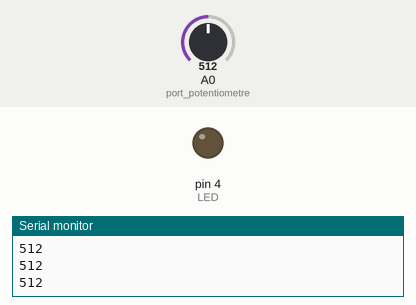
Simulated run of this sketch. Board: Arduino Uno, built with avr-gcc and run on an emulated ATmega328P. On the bench: output pins drawn as LEDs (lit = HIGH), the last lines printed to the serial monitor. The test bench sets the inputs (shaded band); at power-on: A0 (port_potentiometre) = 512.

Above: at 1.2 s.
1.3 s: A0 (port_potentiometre) set to 525
At 2.6 s:
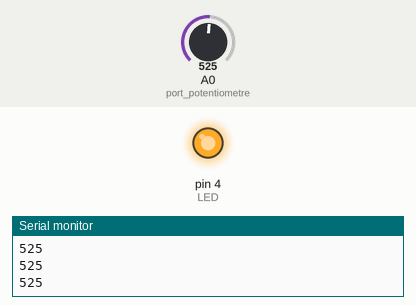
2.9 s: A0 (port_potentiometre) set to 511
At 3.9 s:
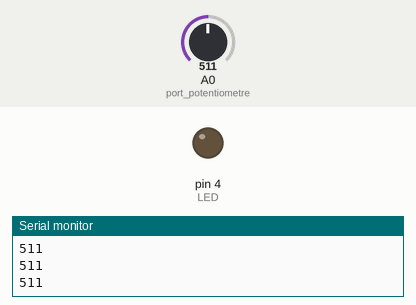
4.5 s: A0 (port_potentiometre) set to 716
At 5.3 s:
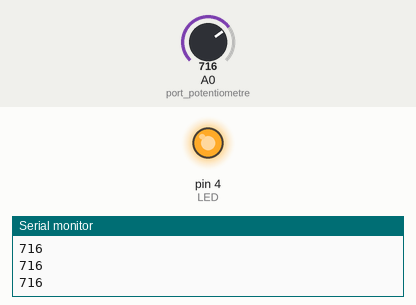
Timing chart, 0 to 7.5 s (numbered marks = the images above; inputs shaded):
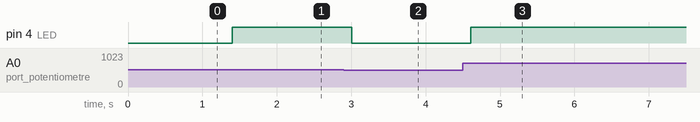

The sketch:

test.ino
```cpp
int val_potentiometre = 0;


const int LED = 4;
const int port_potentiometre = A0;


void setup() {
  pinMode(port_potentiometre, INPUT);
  pinMode(LED, OUTPUT);
  Serial.begin(9600);
}

void loop() {
  int val_potentiometre = analogRead(port_potentiometre);
  int valeur = map(val_potentiometre, 0, 1023, 0, 255);
  analogWrite(LED, valeur);

Serial.println(val_potentiometre);
delay(200);

}
```

Measured:
- the behaviour switches between 513 and 514 on A0 (port_potentiometre) (found by bisection; images 0 and 1)
- after the input at 1.3 s, pin 4 (LED): LOW → HIGH after 0.10 s
- after the input at 2.9 s, pin 4 (LED): HIGH → LOW after 0.11 s
- after the input at 4.5 s, pin 4 (LED): LOW → HIGH after 0.11 s
